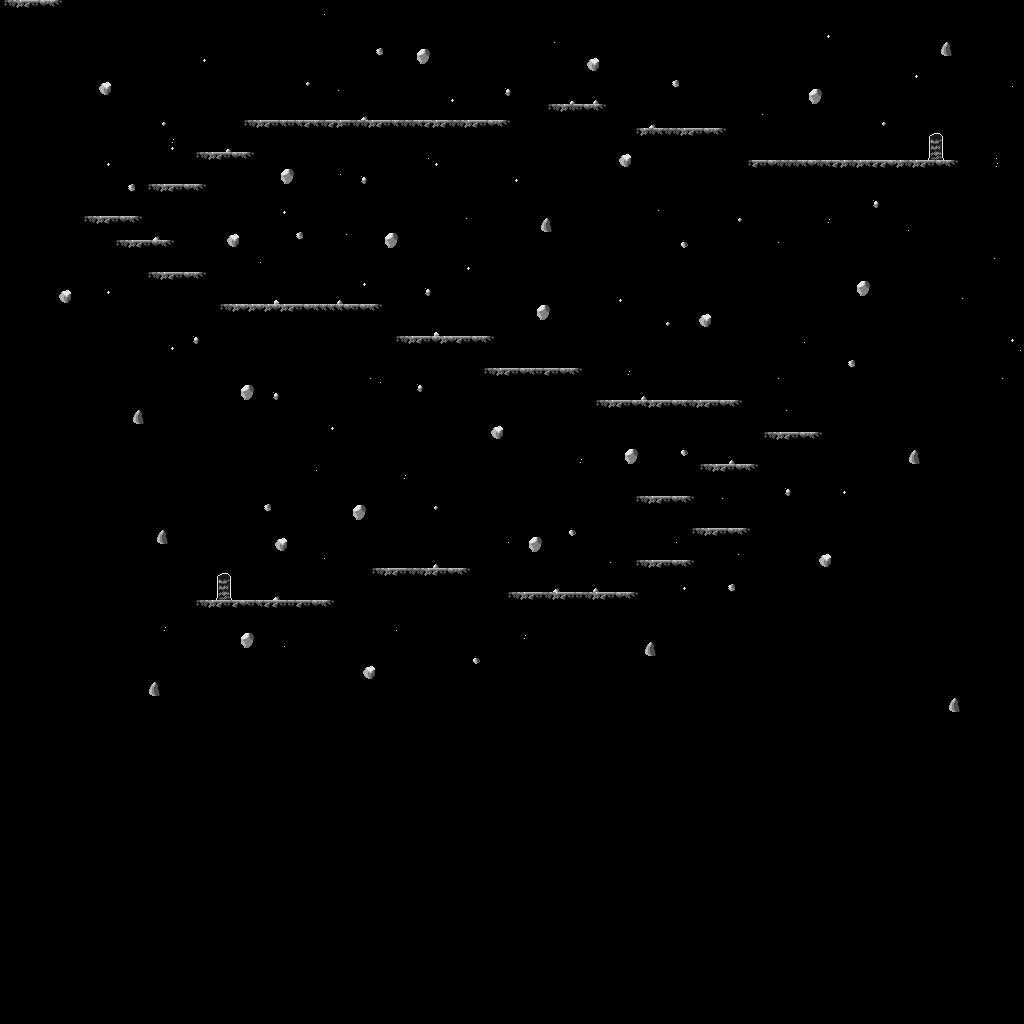

Below is a game level as drawn by its tile map, then a one-line description and the .tmx that defines it (tile-layer data replaced by summaries):
An orthogonal 128x128 tile map with 8x8 px tiles, 1 tile layer (Tile Layer 1).

<map version="1.2" tiledversion="1.3.5" orientation="orthogonal" renderorder="right-down" width="128" height="128" tilewidth="8" tileheight="8" infinite="0" backgroundcolor="#000000" nextlayerid="2" nextobjectid="1">
 <tileset firstgid="1" name="tilemap_other" tilewidth="8" tileheight="8" tilecount="64" columns="8">
  <image source="tilemap_other.bmp" width="64" height="64" />
 </tileset>
 <layer id="1" name="Tile Layer 1" width="128" height="128">
  <data>[16384 cells, 513 non-empty, 40 distinct tile ids]</data>
 </layer>
</map>
